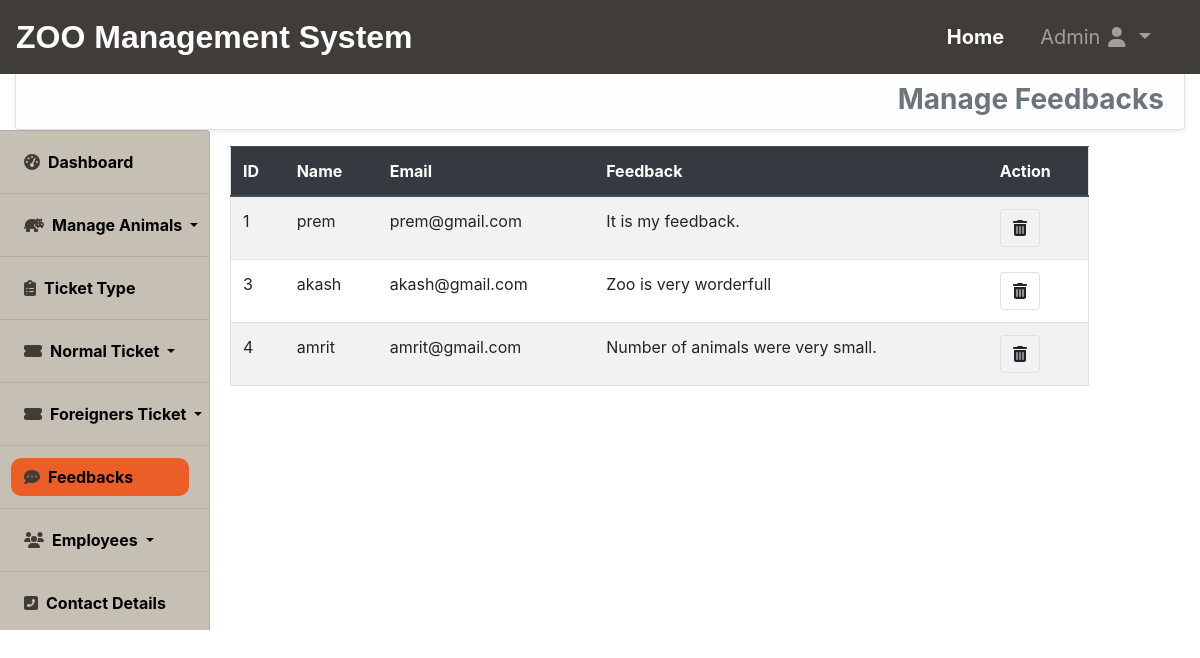
The app's page /adminuser/feedback/ (signed in) with its own data.
### core/models.py (models this page shows)
class feedbackmodel(models.Model):
    name=models.CharField(max_length=70)
    email=models.EmailField()
    fdback=models.TextField()

### adminuser/views.py (the view)
# urls.py: path('feedback/',views.feedbacks,name="feedback"),
def feedbacks(request):
    if request.user.is_authenticated:
        page='Manage Feedbacks'
        feedbacks=feedbackmodel.objects.all()
        return render(request,'adminuser/feedbacks.html',{'page':page,'feedbacks':feedbacks})
    else:
        return HttpResponseRedirect('/adminuser/adminlogin/')

### adminuser/templates/adminuser/feedbacks.html (shortened to what this page needs)
{% extends 'core/base.html' %}
{% load static %}
{% block navigationbar %}
    {% include 'core/navbar.html' %}
{% endblock navigationbar %}
{% block content %}
    <div class="container-fluid" style="margin-top:70px;">
    <h3 class="text-secondary font-weight-bold  text-right alert alert-light border shadow-sm" style="z-index:0;">{{page}}</h3>
        <div class="row">
            {% include 'adminuser/sidebar.html' %}
            <div class="col-sm-12 col-md-9 col-lg-10 offset-md-3 offset-lg-2 margin-main">
                <div class="container-fluid">
                    <div class="row">
                        <div class="col-md-11">
                            <table class="table table-striped border">
                                <thead class="thead-dark">
                                    <tr>
                                        <th>ID</th>
                                        <th>Name</th>
                                        <th>Email</th>
                                        <th>Feedback</th>
                                        <th>Action</th>
                                    </tr>
                                </thead>
                                <tbody>
                                    {% for feedback in feedbacks %}
                                        <tr>
                                            <td>{{feedback.id}}</td>
                                            <td>{{feedback.name}}</td>
                                            <td>{{feedback.email}}</td>
                                            <td>{{feedback.fdback}}</td>
                                            <td>
                                                <a href="{% url 'deletefeedback' feedback.id %}" class="btn border"><i class="fas fa-trash-alt"></i></a>
                                            </td>
                                        </tr>
                                    {% endfor %}
                                </tbody>
                            </table>
                        </div>
                    </div>
                </div>
            </div>
        </div>
    </div>
{% endblock content %}

### records on screen
feedbackmodel: id "1", name "prem", email "prem@gmail.com", fdback "It is my feedback."
feedbackmodel: id "3", name "akash", email "akash@gmail.com", fdback "Zoo is very worderfull"
feedbackmodel: id "4", name "amrit", email "amrit@gmail.com", fdback "Number of animals were very small."

### other values on screen
{{ page }} "Manage Feedbacks"
